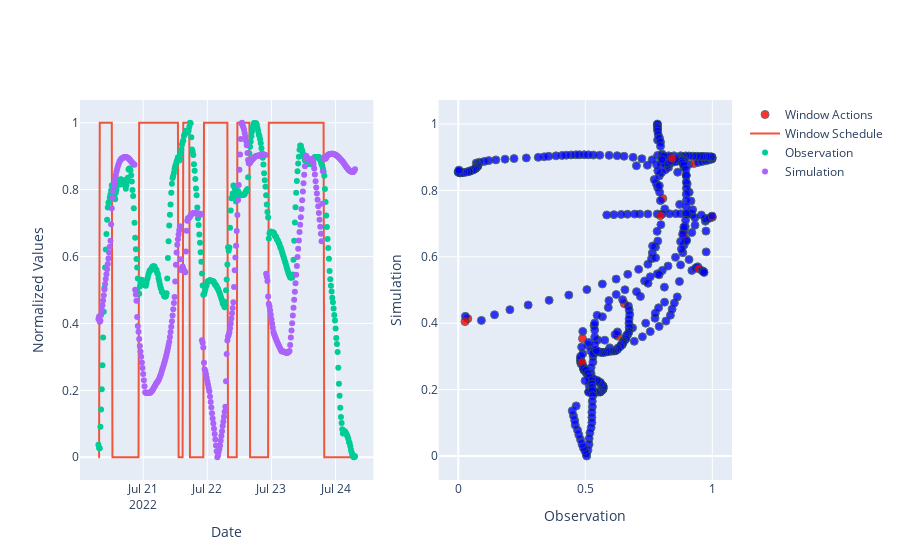

The cell this chart's notebook holds for it:
### Code cell
fig = make_subplots(rows=1, cols=2, shared_xaxes=False)

# scattered 
fig.add_trace(go.Scatter(x=x2[:,0], y=x2[:,1], mode='markers', showlegend=True, marker_color=action_map, name="Window Actions", ), row=1, col=2)

fig.update_traces(marker=dict(size=8,opacity=0.8, colorscale="Picnic",
                              line=dict(width=1,
                                        color='DarkSlateGrey')),
                  selector=dict(mode='markers'))

fig['layout']['xaxis2']['title']='Observation'
fig['layout']['yaxis2']['title']='Simulation'


# line plots
fig.add_trace(go.Scatter(x=a01["DateTime"], y=window_sched, name="Window Schedule"), row=1, col=1)
fig.add_trace(go.Scatter(x=a01["DateTime"], y=temp0, name="Observation", mode="markers"), row=1, col=1)
fig.add_trace(go.Scatter(x=a01["DateTime"], y=sim_temp, name="Simulation", mode="markers"), row=1, col=1)

fig['layout']['xaxis']['title']='Date'
fig['layout']['yaxis']['title']='Normalized Values'



fig.show()

### Figure 1 — Plotly figure (JSON) as saved in the notebook; plotly's stock layout.template omitted (floating-point values rounded to 4 significant figures; data arrays with more than 128 entries replaced by an {"elided": "..."} marker saying what was removed)
{"data": [{"marker": {"color": {"elided": "385 int values"}, "colorscale": [[0, "rgb(0,0,255)"], [0.1, "rgb(51,153,255)"], [0.2, "rgb(102,204,255)"], [0.3, "rgb(153,204,255)"], [0.4, "rgb(204,204,255)"], [0.5, "rgb(255,255,255)"], [0.6, "rgb(255,204,255)"], [0.7, "rgb(255,153,255)"], [0.8, "rgb(255,102,204)"], [0.9, "rgb(255,102,102)"], [1, "rgb(255,0,0)"]], "line": {"color": "DarkSlateGrey", "width": 1}, "opacity": 0.8, "size": 8}, "mode": "markers", "name": "Window Actions", "showlegend": true, "type": "scatter", "x": {"elided": "385 float values"}, "xaxis": "x2", "y": {"elided": "385 float values"}, "yaxis": "y2"}, {"name": "Window Schedule", "type": "scatter", "x": {"elided": "385 str values"}, "xaxis": "x", "y": {"elided": "385 int values"}, "yaxis": "y"}, {"mode": "markers", "name": "Observation", "type": "scatter", "x": {"elided": "385 str values"}, "xaxis": "x", "y": {"elided": "385 float values"}, "yaxis": "y"}, {"mode": "markers", "name": "Simulation", "type": "scatter", "x": {"elided": "385 str values"}, "xaxis": "x", "y": {"elided": "385 float values"}, "yaxis": "y"}], "layout": {"xaxis": {"anchor": "y", "domain": [0, 0.45], "title": {"text": "Date"}}, "xaxis2": {"anchor": "y2", "domain": [0.55, 1], "title": {"text": "Observation"}}, "yaxis": {"anchor": "x", "domain": [0, 1], "title": {"text": "Normalized Values"}}, "yaxis2": {"anchor": "x2", "domain": [0, 1], "title": {"text": "Simulation"}}}}
